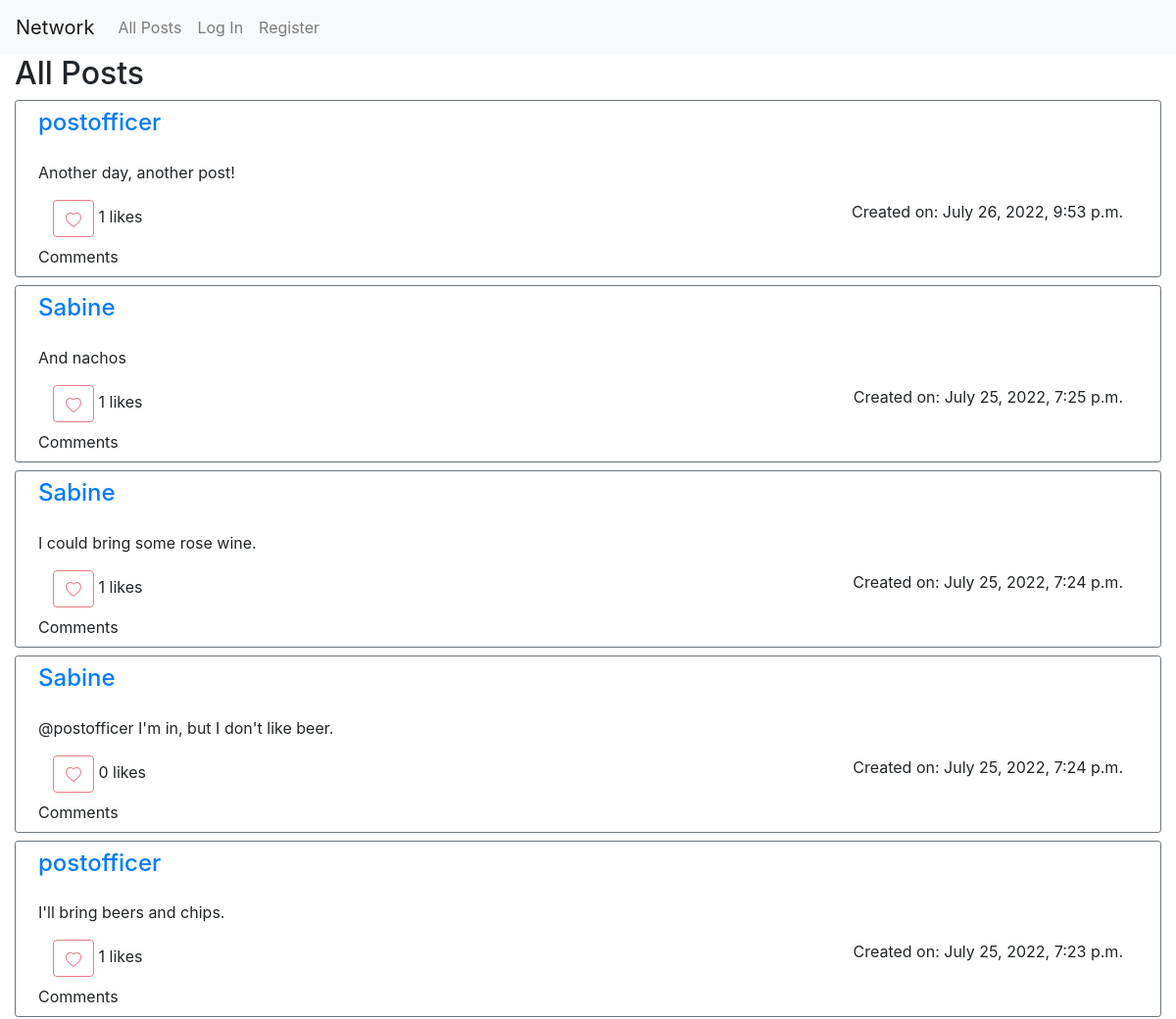
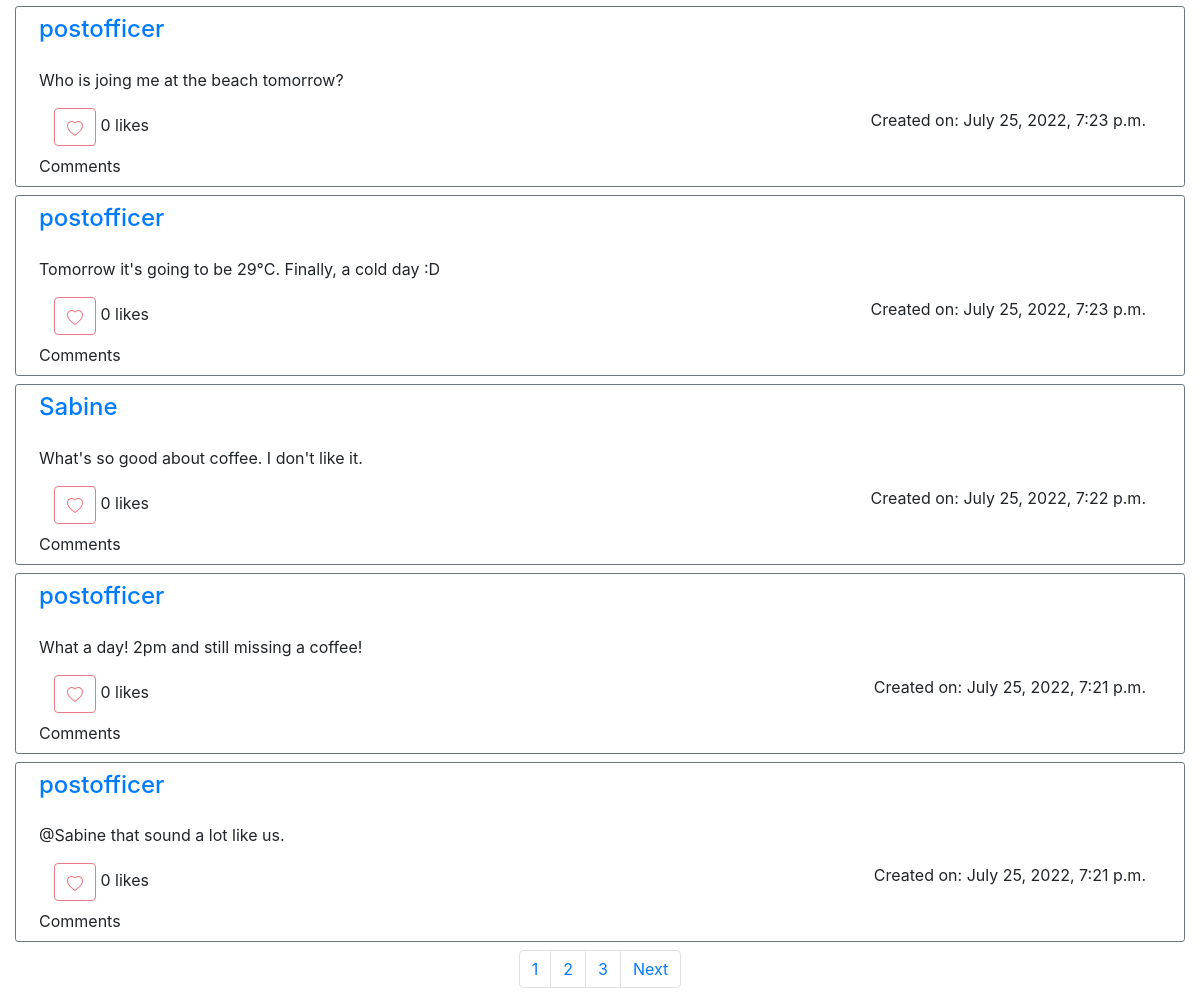
Before: / with the older database file (2 pictures, top to bottom).
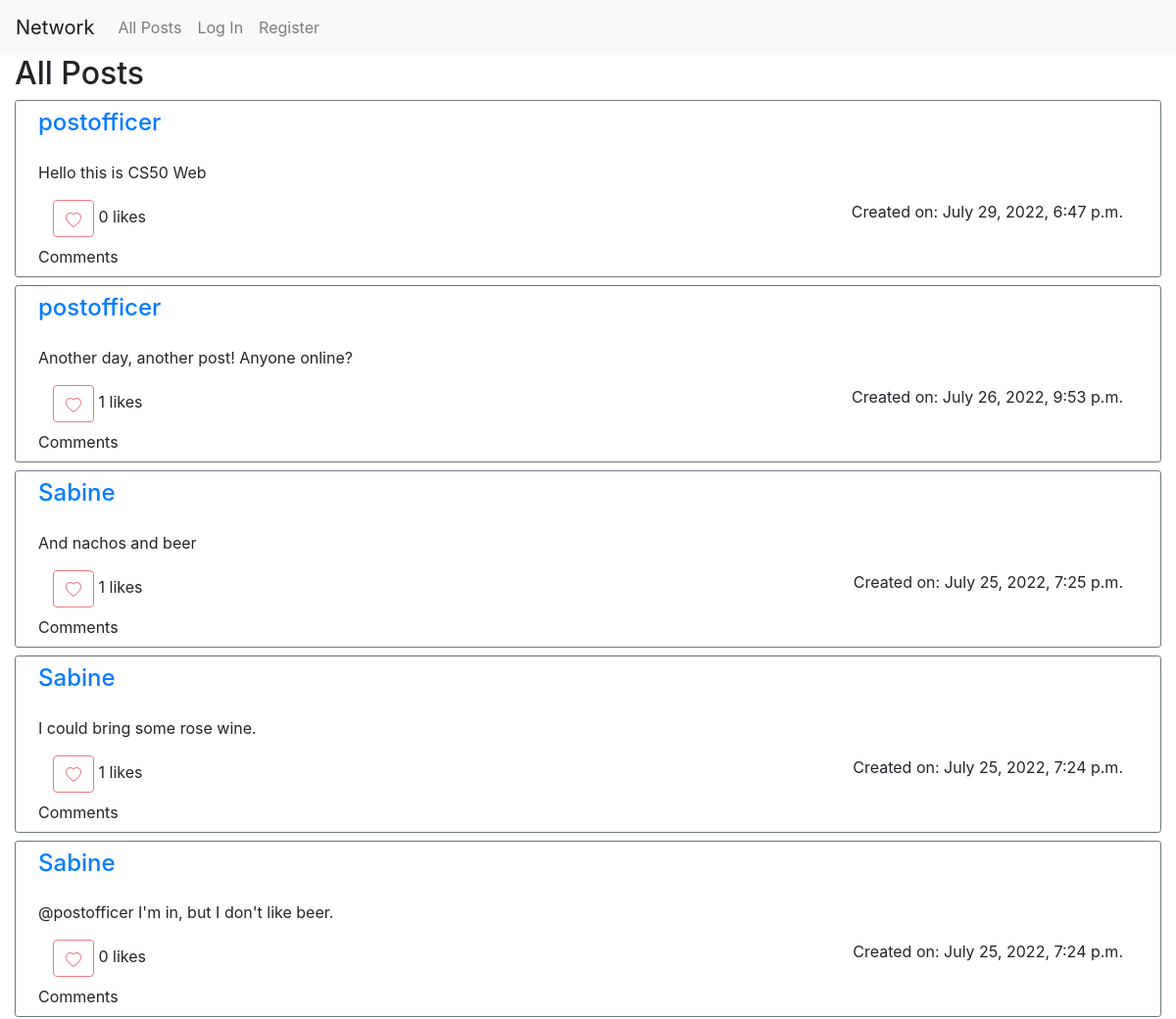
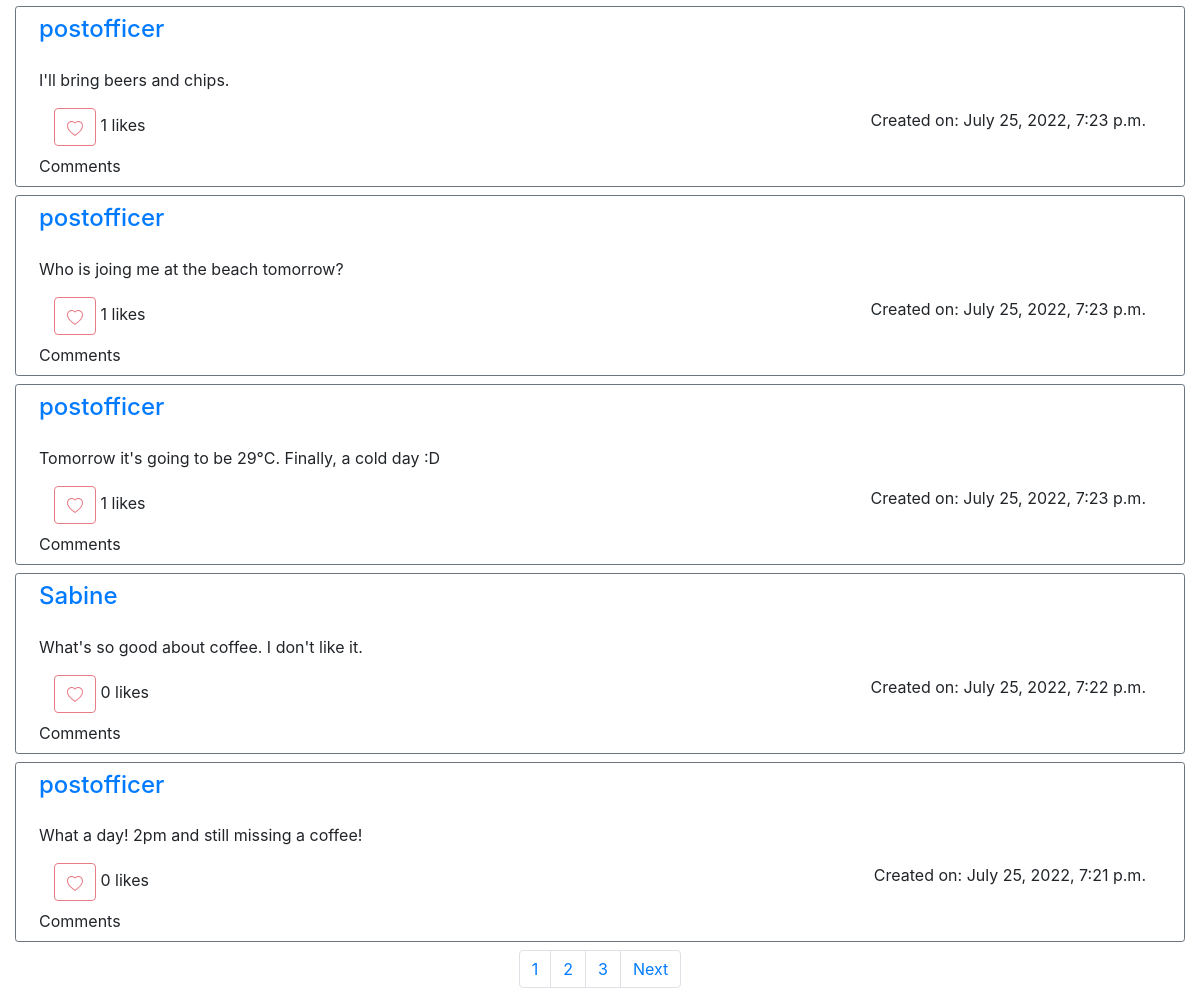
After: the same page with the newer database file (2 pictures, top to bottom).
### network/models.py (models this page shows, shortened)
class Post(models.Model):
    user = models.ForeignKey("User", on_delete=models.CASCADE, related_name="posts")
    post = models.TextField(max_length=post_max_length, blank=False)
    likes = models.ManyToManyField("User", blank=True, related_name="likes")
    created_on = models.DateTimeField(auto_now_add=True)
    modified_on = models.DateField(auto_now=True)
    @property
    def like_count(self):
        return self.likes.count()

class User(AbstractUser):
    registered = models.DateTimeField(auto_now_add=True)

### network/views.py (the view)
# urls.py: path("", views.index, name="index"),
def index(request):
    posts_list = Post.objects.all().order_by("-created_on")
    paginator = Paginator(posts_list, 10)
    page_number = request.GET.get("page", 1)
    posts = paginator.get_page(page_number)
    return render(request, "network/index.html", {
        "posts": posts,
        "post_max_length": post_max_length,
        "current_page": page_number,
        "page_range": range(posts.paginator.num_pages),
        },
    )

### network/templates/network/index.html (shortened to what this page needs)
{% extends "network/layout.html" %}
{% block body %}
<div class="container-fluid gap-3">
    <h2>All Posts</h2>
    {% include 'network/layout-post.html' %}
</div>
{% endblock %}

### network/templates/network/layout-post.html (shortened to what this page needs)
{% for post in posts %}
    <div class="container-fluid border border-secondary rounded-sm mb-2">
        <div class="row m-2">
            <h4><a href="{% url 'profile' post.user.id %}">{{ post.user.username }}</a></h4>
        </div>
        <div class="row m-2" id="edit{{post.id}}">
            {{ post.post }}
        </div>
        <div class="row m-2 justify">
            <div class="col-2 justify-content-start">
                {% if request.user.is_authenticated and request.user.id != post.user.id %}
                    {% if request.user not in post.likes.all %}
                        <button id="{{ post.id }}" type="button" class="btn btn-outline-danger" onClick="like({{post.id}})">
                            <svg xmlns="http://www.w3.org/2000/svg" width="16" height="16" fill="currentColor" class="bi bi-heart" viewBox="0 0 16 16">
                                <path d="m8 2.748-.717-.737C5.6.281 2.514.878 1.4 3.053c-.523 1.023-.641 2.5.314 4.385.92 1.815 2.834 3.989 6.286 6.357 3.452-2.368 5.365-4.542 6.286-6.357.955-1.886.838-3.362.314-4.385C13.486.878 10.4.28 8.717 2.01L8 2.748zM8 15C-7.333 4.868 3.279-3.04 7.824 1.143c.06.055.119.112.176.171a3.12 3.12 0 0 1 .176-.17C12.72-3.042 23.333 4.867 8 15z"/>
                            </svg>
                        </button>
                        {% else %}
                        <button id="{{ post.id }}" type="button" class="btn btn-danger" onClick="like({{post.id}})">
                            <svg xmlns="http://www.w3.org/2000/svg" width="16" height="16" fill="currentColor" class="bi bi-heart" viewBox="0 0 16 16">
                                <path d="m8 2.748-.717-.737C5.6.281 2.514.878 1.4 3.053c-.523 1.023-.641 2.5.314 4.385.92 1.815 2.834 3.989 6.286 6.357 3.452-2.368 5.365-4.542 6.286-6.357.955-1.886.838-3.362.314-4.385C13.486.878 10.4.28 8.717 2.01L8 2.748zM8 15C-7.333 4.868 3.279-3.04 7.824 1.143c.06.055.119.112.176.171a3.12 3.12 0 0 1 .176-.17C12.72-3.042 23.333 4.867 8 15z"/>
                            </svg>
                        </button>
                    {% endif %}
                {% else %}
                <button type="button" class="btn btn-outline-danger" disabled>
                </button>
                {% endif %}
                <span id="like_count{{ post.id }}">{{ post.like_count }}</span> likes
            </div>
            <div class="col" style="text-align: right">
                Created on: {{ post.created_on }}
            </div>
        </div>
        <div class="row m-2">
            Comments
        </div>
    </div>
{% endfor %}
<nav aria-label="Page navigation example">
    <ul class="pagination justify-content-center">
        {% if posts.has_previous or posts.has_next %}
            {% for page in page_range %}
                {% if forloop.counter|slugify == current_page|slugify %}
                    <li class="page-item"><a class="page-link" href="#">{{ forloop.counter }}<span class="sr-only">(current)</span></a></li>
                {% else %}
                    <li class="page-item"><a class="page-link" href="?page={{ forloop.counter }}"> {{ forloop.counter }}</a></li>
                {% endif %}
            {% endfor %}
        {% endif %}
        {% if posts.has_next %}
            <li class="page-item">
                <a class="page-link" href="?page={{ posts.next_page_number }}">Next</a>
            </li>
        {% endif %}
    </ul>
</nav>

Changed rows visible on the page:
no longer on this page (row unchanged): Post: user.username "postofficer", post "@Sabine that sound a lot like us.", like_count "0", created_on "July 25, 2022, 7:21 p.m."
added Post: user.username "postofficer", post "Hello this is CS50 Web", like_count "0", created_on "July 29, 2022, 6:47 p.m."
changed Post: post "Another day, another post!" → "Another day, another post! Anyone online?"
changed Post: post "And nachos" → "And nachos and beer"
changed Post "Who is joing me at the beach tomorrow?": like_count "0" → "1"
changed Post "Tomorrow it's going to be 29°C. Finally, a cold day :D": like_count "0" → "1"
